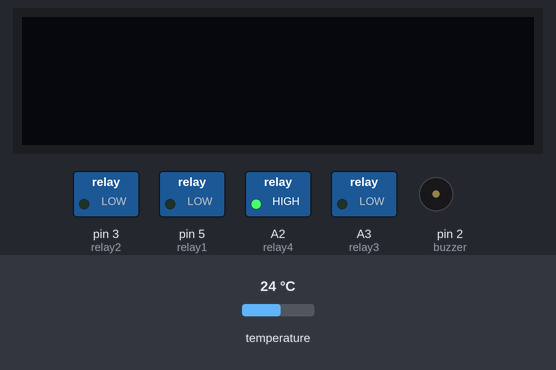
A sketch run on a simulated Arduino Uno, built with avr-gcc and run on an emulated ATmega328P. On the bench: 128×32 one-colour display, switched loads named in the sketch (green lamp = pin HIGH), buzzer (waves = sounding, pin HIGH). The test bench sets the inputs (shaded band); at power-on: temperature 24 °C. Pins used as bus, display or sensor lines are not drawn; what the sketch prints to the serial monitor is not drawn.

Above: at 2.7 s.
2.8 s: temperature set to 40 °C
At 16.6 s:
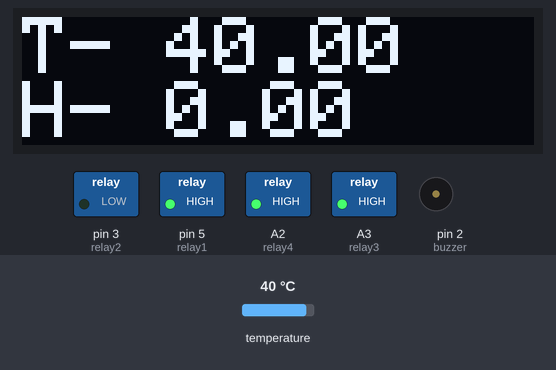
16.8 s: temperature set to 43 °C
At 29.8 s:
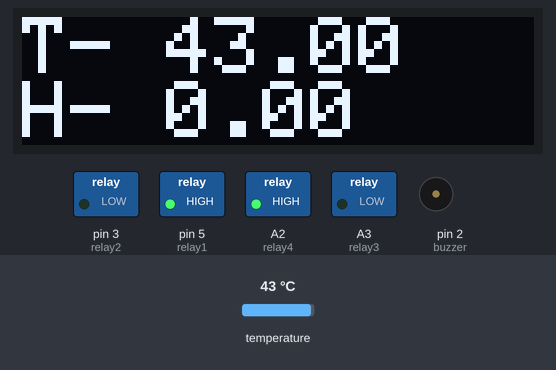
30.3 s: temperature set to 12 °C
At 42.4 s:
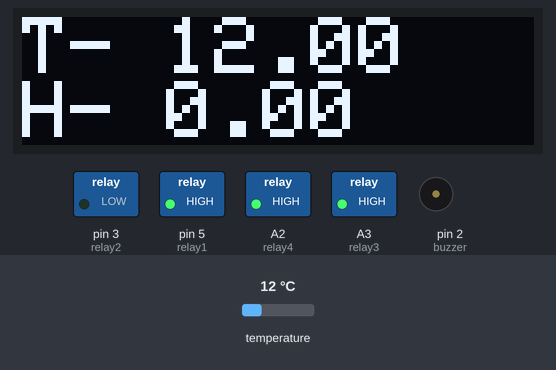
Timing chart, 0 to 43.9 s (numbered marks = the images above; inputs shaded):
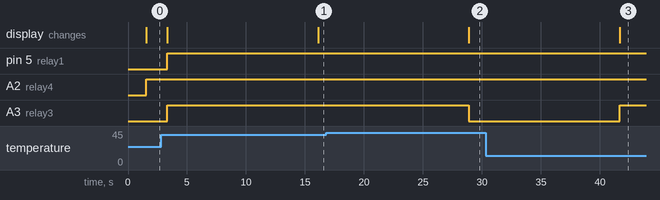

The sketch:

incubeter.ino
```cpp
#include "dht.h"
#include <OneWire.h>
#include <DallasTemperature.h>
#include <SPI.h>
#include <Wire.h>
#include <Adafruit_GFX.h>
#include <Adafruit_SSD1306.h>
#define SCREEN_WIDTH 128 // OLED display width, in pixels
#define SCREEN_HEIGHT 64 // OLED display height, in pixels
#define SCREEN_ADDRESS 0x3C ///< See datasheet for Address; 0x3D for 128x64, 0x3C for 128x32

#define OLED_RESET  4

#define relay4 A2 //4th big fan
#define relay3 A3 //3rd small fan
#define relay1 5 //1st heater
#define relay2 3 //2nd water Heater
#define relay5 4 //power
#define  buzzer 2

#define ONE_WIRE_BUS A0  // DHT11 sensor pin

Adafruit_SSD1306 display(OLED_RESET);

dht DHT;
float temp = 0.00;
float hum =0.00;
unsigned long previousTimeTryTurn=0;
unsigned long trayDelay = 3000; // time taken between tray turning

byte trayState=LOW;
OneWire oneWire(ONE_WIRE_BUS);
/********************************************************************/
// Pass our oneWire reference to Dallas Temperature.
DallasTemperature sensors(&oneWire);

void setup() {
  pinMode(relay1, OUTPUT);
  pinMode(relay2, OUTPUT);
  pinMode(relay3, OUTPUT);
  pinMode(relay4, OUTPUT);

  pinMode(relay5, OUTPUT);
  pinMode(buzzer,OUTPUT);
  Serial.begin(9600);
  delay(500); //Delay to let system boot
  sensors.begin();
  Serial.println("DHT11 Humidity & temperature Sensor\n\n");

  delay(1000);  //Wait before accessing Sensor
  display.begin(SSD1306_SWITCHCAPVCC, 0x3C);
    display.clearDisplay();


}

void loop() {
  display.setTextSize(2);
  display.setTextColor(WHITE);
  digitalWrite(relay4,HIGH);
  digitalWrite(relay5,HIGH);
//  tray motion code
  unsigned long timeNow = millis();

  if(timeNow-previousTimeTryTurn>trayDelay){

    previousTimeTryTurn+=trayDelay;
    if(trayState == LOW){
      trayState == HIGH;
      }else{
        trayState == LOW;
        }
         digitalWrite(relay5,trayState);
         delay(5000);
         digitalWrite(relay2,trayState);
         delay(5000);
    }
    //  tray motion code end


//    DHT.read11(dht_apin);
//    hum = DHT.humidity;
    hum=00;
    sensors.requestTemperatures();
    temp =sensors.getTempCByIndex(0);
    delay(1000);
    display.setCursor(0,0);
    display.print("T- ");
    display.println(temp);
    display.print("H- ");
    display.println(hum);
    display.display();

    Serial.print("Current humidity = ");
    Serial.print(hum);
    Serial.print("%  ");
    Serial.print("temperature = ");
    Serial.print(temp);
    Serial.println("C  ");


  if (temp <37.8){
    digitalWrite(relay1,LOW);
//    if (temp <35){
//    tone(buzzer, 1000);
// delay(500);
//noTone(buzzer);
// delay(500);
//tone(buzzer, 1000);
// delay(500);
// noTone(buzzer);
// }
  }
  else{
    digitalWrite(relay1,HIGH);
  }

  if (temp >41||hum>65){
    digitalWrite(relay3,LOW);

    digitalWrite(relay1,HIGH);
  }

  else{
    digitalWrite(relay3,HIGH);
  }


  if (temp >37){
    digitalWrite(relay1,HIGH);

//    digitalWrite(relay4,LOW);
  }

  else{
    digitalWrite(relay1,HIGH);
  }


  if (hum < 67.00){
    digitalWrite(relay2,LOW);
// if (hum <60){
//    tone(buzzer, 2000);
// delay(500);
//noTone(buzzer);
// delay(500);
//tone(buzzer, 2000);
// delay(500);
// noTone(buzzer);
// }
  }
  else{
   digitalWrite(relay2,HIGH);

  }
  delay(1000);
  display.clearDisplay();
}
```

Measured:
- the behaviour switches between 41 and 42 °C on temperature (found by bisection; images 1 and 2)
- after the input at 2.8 s, the display: first differs from a run without the input after 13.3 s (image 1)
- after the input at 16.8 s, A3 (relay3): HIGH → LOW after 12.1 s; the display: changes after 12.1 s (image 2)
- after the input at 30.3 s, A3 (relay3): LOW → HIGH after 11.4 s; the display: changes after 11.4 s (image 3)
